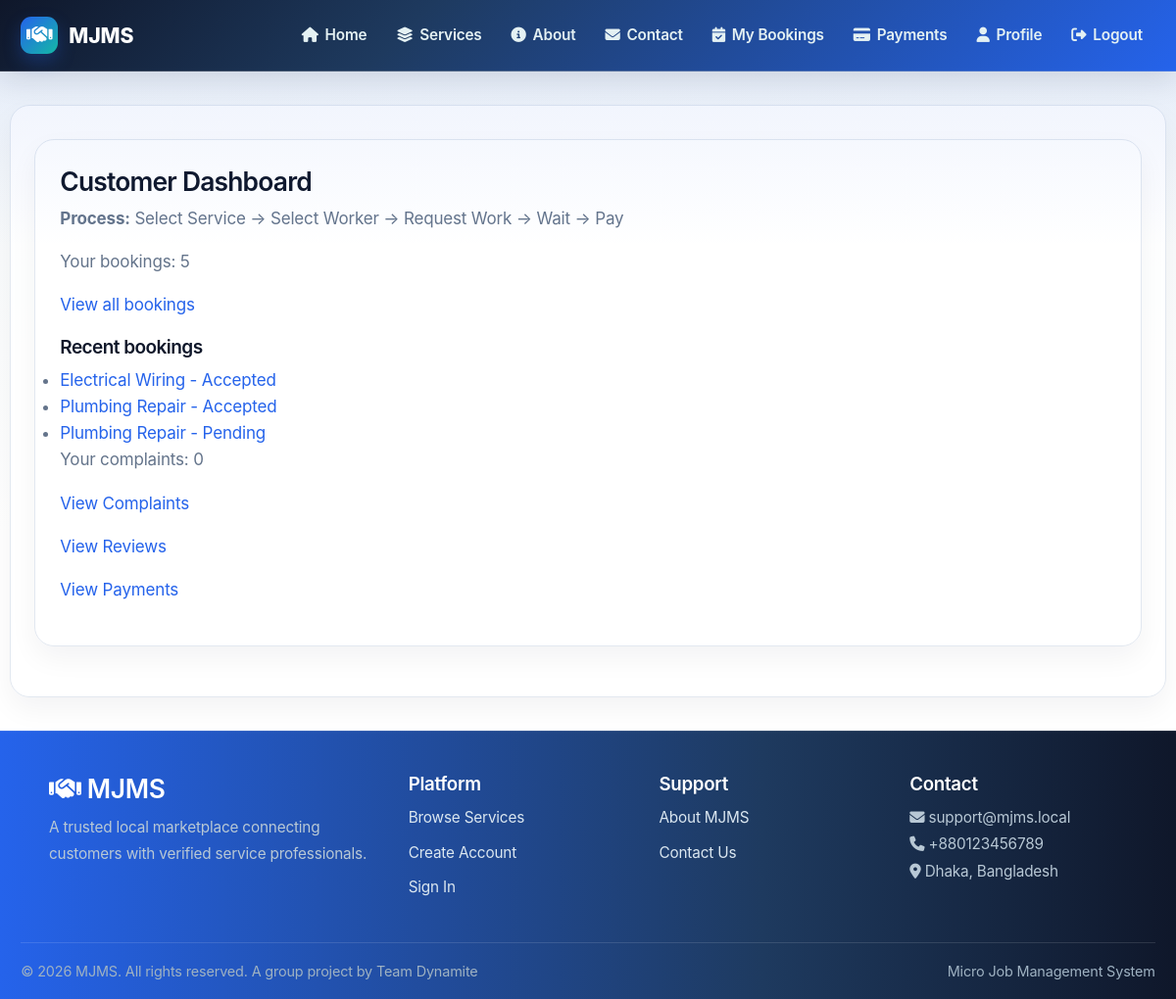
The app's page /dashboard/ (signed in), older data.
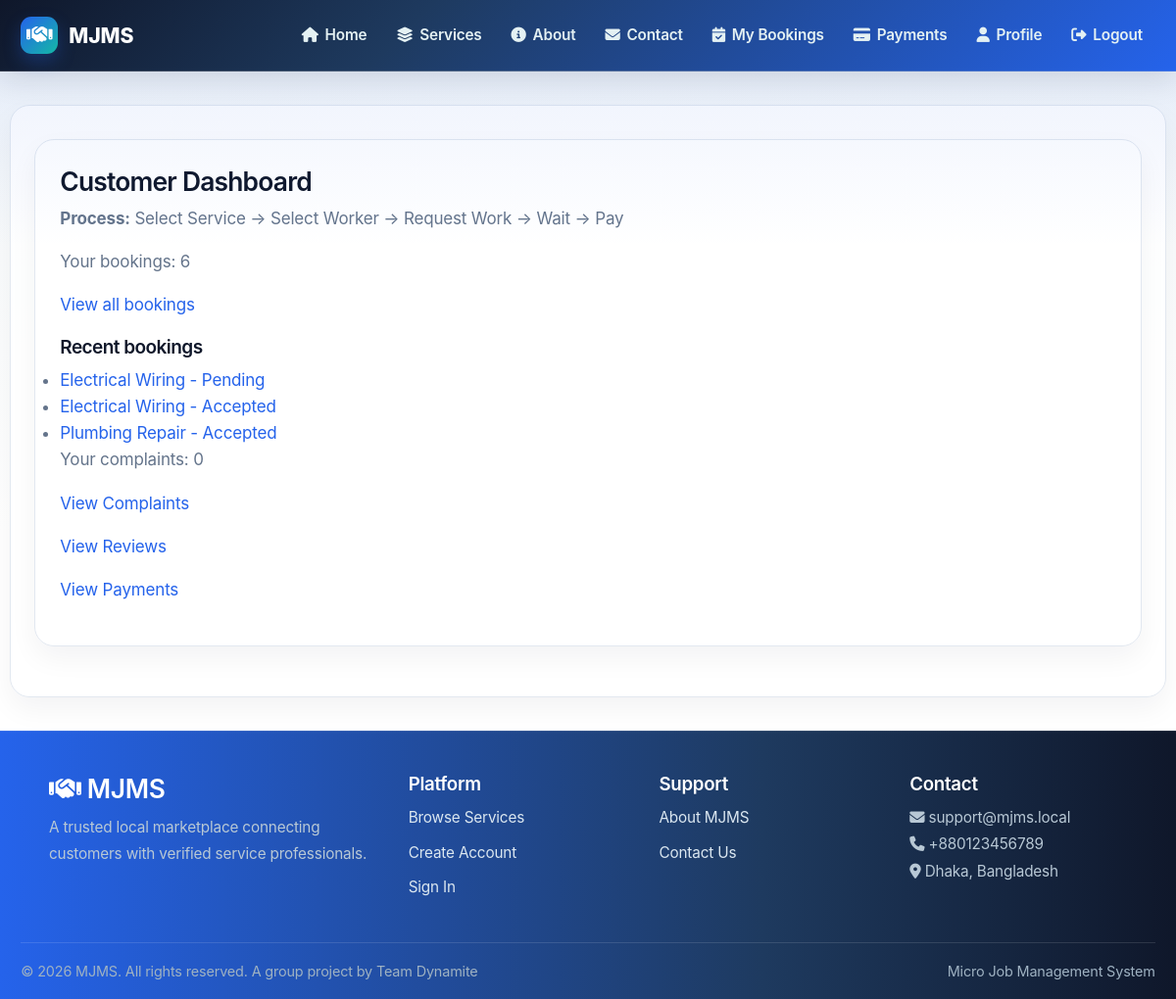
The same page, newer data.
### bookings/models.py (models this page shows, shortened)
class Booking(models.Model):
    STATUS_CHOICES = [
        ('Pending', 'Pending'),
        ('Confirmed', 'Confirmed'),
        ('Accepted', 'Accepted'),
        ('Open', 'Open'),
        ('Assigned', 'Assigned'),
        ('In Progress', 'In Progress'),
        ('Completed', 'Completed'),
        ('Cancelled', 'Cancelled'),
    ]
    BOOKING_TYPE_CHOICES = [
        ('BOOK_THIS_SERVICE', 'Book This Service'),
        ('HIRE_ME', 'Hire Me'),
    ]
    customer = models.ForeignKey(
        settings.AUTH_USER_MODEL,
        on_delete=models.CASCADE,
        related_name='customer_bookings'
    )
    service = models.ForeignKey(
        Service,
        on_delete=models.CASCADE,
        related_name='bookings'
    )
    worker = models.ForeignKey(
        settings.AUTH_USER_MODEL,
        on_delete=models.SET_NULL,
        null=True,
        blank=True,
        related_name='worker_bookings'
    )
    booking_date = models.DateField()
    booking_time = models.TimeField()
    address = models.TextField()
    problem_description = models.TextField()
    problem_photo = models.ImageField(
        upload_to='booking_problem_photos/',
        blank=True,
        null=True,
    )
    status = models.CharField(
        max_length=20,
        choices=STATUS_CHOICES,
        default='Pending'
    )
    booking_type = models.CharField(
        max_length=30,
        choices=BOOKING_TYPE_CHOICES,
        default='BOOK_THIS_SERVICE',
        help_text='How the customer created this booking: Book This Service or Hire Me.'
    )
    proposed_price = models.DecimalField(
        max_digits=10,
        decimal_places=2,
        null=True,
        blank=True,
        help_text='Customer proposal before the price is agreed.'
    )
    actual_price = models.DecimalField(
        max_digits=10,
        decimal_places=2,
        null=True,
        blank=True,
        help_text='Current negotiated price for the service.'
    )
    price_agreed = models.BooleanField(default=False)
    price_agreed_at = models.DateTimeField(null=True, blank=True)
    created_at = models.DateTimeField(auto_now_add=True)
    updated_at = models.DateTimeField(auto_now=True)
    class Meta:
        ordering = ['-created_at']

### services/models.py (models this page shows, shortened)
class Service(models.Model):
    name = models.CharField(max_length=100)
    category = models.ForeignKey(
        Category,
        on_delete=models.CASCADE,
        related_name='services',
        help_text='The category this service belongs to'
    )
    description = models.TextField()
    price = models.DecimalField(max_digits=10, decimal_places=2)
    image = models.ImageField(upload_to='service_images/')
    duration = models.CharField(max_length=50, help_text='Estimated duration (e.g., "2 hours")')
    location = models.CharField(max_length=100, blank=True, null=True)
    featured = models.BooleanField(default=False)
    is_available = models.BooleanField(default=True)
    created_at = models.DateTimeField(auto_now_add=True)
    updated_at = models.DateTimeField(auto_now=True)
    class Meta:
        ordering = ['category__name', 'name']
        indexes = [
            models.Index(fields=['category', 'is_available']),
        ]

### dashboard/views.py (the view, shortened to what this page needs)
# urls.py: path('', views.dashboard_home, name='dashboard_home'),
@login_required
def dashboard_home(request):
    bookings = Booking.objects.filter(customer=request.user)
    complaints = Complaint.objects.filter(customer=request.user)
    context = {
        'bookings': bookings,
        'complaints': complaints,
    }
    return render(request, 'dashboard/dashboard.html', context)

### notifications/views.py (called while the page is built)
def notification_context(request):
    if not request.user.is_authenticated:
        return {}
    return {
        'unread_notification_count': Notification.objects.filter(
            user=request.user,
            is_read=False,
        ).count(),
    }

### templates/dashboard/dashboard.html (shortened to what the changed rows need)
{% extends 'base.html' %}
{% block content %}
<div class="dashboard-shell{% if user.role == 'admin' %} admin-dashboard{% endif %}">
    {% if user.role == 'admin' %}
        <header class="admin-header">
            <div>
                <p class="eyebrow">Operations Overview</p>
                <h1>Platform Administration</h1>
            </div>
            <div class="admin-header-actions">
                <a href="{% url 'admin:index' %}" class="btn btn-primary">Admin Panel</a>
                <a href="{% url 'admin_users_list' %}" class="btn btn-secondary">Manage Users</a>
            </div>
        </header>
        <section class="stats-grid">
            <article class="stat-card accent-blue">
                <div class="stat-icon"><i class="fa-solid fa-users"></i></div>
                <div>
                    <span>Customers</span>
                    <strong>{{ total_customers }}</strong>
                </div>
            </article>
            <article class="stat-card accent-green">
                <div class="stat-icon"><i class="fa-solid fa-user-tie"></i></div>
                <div>
                    <span>Workers</span>
                    <strong>{{ total_workers }}</strong>
                </div>
            </article>
            <article class="stat-card accent-orange">
                <div class="stat-icon"><i class="fa-solid fa-clock"></i></div>
                <div>
                    <span>Pending Workers</span>
                    <strong>{{ pending_workers }}</strong>
                </div>
            </article>
            <article class="stat-card accent-purple">
                <div class="stat-icon"><i class="fa-solid fa-clipboard-list"></i></div>
                <div>
                    <span>Service Requests</span>
                    <strong>{{ service_requests }}</strong>
                </div>
            </article>
            <article class="stat-card accent-indigo">
                <div class="stat-icon"><i class="fa-solid fa-calendar-check"></i></div>
                <div>
                    <span>Bookings</span>
                    <strong>{{ bookings.count }}</strong>
                </div>
            </article>
            <article class="stat-card accent-red">
                <div class="stat-icon"><i class="fa-solid fa-xmark-circle"></i></div>
                <div>
                    <span>Cancelled Jobs</span>
                    <strong>{{ cancelled_jobs }}</strong>
                </div>
            </article>
            <article class="stat-card accent-pink">
                <div class="stat-icon"><i class="fa-solid fa-triangle-exclamation"></i></div>
                <div>
                    <span>Complaints</span>
                    <strong>{{ complaints.count }}</strong>
                </div>
            </article>
            <article class="stat-card accent-cyan">
                <div class="stat-icon"><i class="fa-solid fa-sack-dollar"></i></div>
                <div>
                    <span>Revenue</span>
                    <strong>৳{{ platform_revenue|default:'0.00' }}</strong>
                </div>
            </article>
        </section>
        <section class="dashboard-grid admin-grid">
            <div class="dashboard-card">
                <h3>Completed Jobs</h3>
                <p class="dashboard-number">{{ completed_jobs }}</p>
                <small>Successful job outcomes</small>
            </div>
            <div class="dashboard-card">
                <h3>Cancelled Jobs</h3>
                <p class="dashboard-number">{{ cancelled_jobs }}</p>
                <small>Jobs requiring follow-up</small>
            </div>
            <div class="dashboard-card">
                <h3>Paid Transactions</h3>
                <p class="dashboard-number">{{ paid_transactions }}</p>
                <small>Verified payments</small>
            </div>
            <div class="dashboard-card">
                <h3>Platform Revenue</h3>
                <p class="dashboard-number">৳{{ platform_revenue|default:'0.00' }}</p>
                <small>Commission collected</small>
            </div>
            <div class="dashboard-card">
                <h3>Worker Earnings</h3>
                <p class="dashboard-number">৳{{ worker_earnings|default:'0.00' }}</p>
                <small>Gross payout value</small>
            </div>
            <div class="dashboard-card">
                <h3>Avg Rating</h3>
                <p class="dashboard-number">{{ avg_rating|floatformat:1 }}</p>
                <small>Marketplace quality</small>
            </div>
        </section>
        <section class="panel-card" style="margin-top: 24px;">
            <div class="panel-header">
                <h3>Approved workers by trade</h3>
                <span>{{ blocked_workers }} blocked</span>
            </div>
            <div class="analytics-grid">
                {% for trade in trade_counts %}
                    <div class="metric-box">
                        <h4>{{ trade.name }}</h4>
                        <p><strong>{{ trade.count }}</strong> approved worker(s)</p>
                    </div>
                {% empty %}
                    <div class="metric-box">
                        <h4>No trades</h4>
                        <p><strong>0</strong> approved worker(s)</p>
                    </div>
                {% endfor %}
            </div>
        </section>
        <section class="admin-panel-grid">
            <div class="panel-card analytics-card">
                <div class="panel-header">
                    <h3>Performance summary</h3>
                    <span>Recent business health</span>
                </div>
                <div class="analytics-grid">
                    <div class="metric-box">
                        <h4>Daily</h4>
                        <p><strong>Revenue:</strong> ৳{{ report_daily.revenue|default:'0.00' }}</p>
                        <p><strong>Jobs:</strong> {{ report_daily.jobs }}</p>
                    </div>
                    <div class="metric-box">
                        <h4>Monthly</h4>
                        <p><strong>Revenue:</strong> ৳{{ report_monthly.revenue|default:'0.00' }}</p>
                        <p><strong>Jobs:</strong> {{ report_monthly.jobs }}</p>
                    </div>
                    <div class="metric-box">
                        <h4>Yearly</h4>
                        <p><strong>Revenue:</strong> ৳{{ report_yearly.revenue|default:'0.00' }}</p>
                        <p><strong>Jobs:</strong> {{ report_yearly.jobs }}</p>
                    </div>
                </div>
            </div>
            <aside class="panel-card quick-actions">
                <div class="panel-header">
                    <h3>Quick actions</h3>
                    <span>Priority workflow</span>
                </div>
                <div class="dashboard-links">
                    <a href="{% url 'admin_users_list' %}"><i class="fa-solid fa-user-gear"></i> Manage Users</a>
                    <a href="{% url 'service_list' %}"><i class="fa-solid fa-list"></i> Manage Services</a>
                    <a href="{% url 'admin_jobs_list' %}"><i class="fa-solid fa-clipboard-list"></i> Monitor Jobs</a>
                    <a href="{% url 'admin_payouts_list' %}"><i class="fa-solid fa-percent"></i> Manage Commission</a>
                    <a href="{% url 'admin_payments_list' %}"><i class="fa-solid fa-sack-dollar"></i> Monitor Payments</a>
                    <a href="{% url 'admin_reports' %}"><i class="fa-solid fa-file-lines"></i> Generate Reports</a>
                </div>
            </aside>
        </section>
    {% else %}
        <div class="card dashboard-shell-card">
            <h3>Customer Dashboard</h3>
            <p><strong>Process:</strong> Select Service → Select Worker → Request Work → Wait → Pay</p>
            <p>Your bookings: {{ bookings.count }}</p>
            <p><a href="{% url 'booking_history' %}">View all bookings</a></p>
            {% if bookings %}
                <h4>Recent bookings</h4>
                <ul>
                    {% for booking in bookings|slice:':3' %}
                        <li>
                            <a href="{% url 'booking_detail' booking.pk %}">{{ booking.service.name }} - {{ booking.status }}</a>
                        </li>
                    {% endfor %}
                </ul>
            {% endif %}
            <p>Your complaints: {{ complaints.count }}</p>
            <p><a href="{% url 'complaint_history' %}">View Complaints</a></p>
            <p><a href="{% url 'review_history' %}">View Reviews</a></p>
            <p><a href="{% url 'payment_history' %}">View Payments</a></p>
        </div>
    {% endif %}
</div>
{% endblock %}

Row changes from the older to the newer data that the page shows:
no longer on this page (row unchanged): Booking: service.name "Plumbing Repair", status "Pending"
added Booking: service.name "Electrical Wiring", status "Pending"
Text that changed along with them:
{{ bookings.count }}: "5" → "6"
